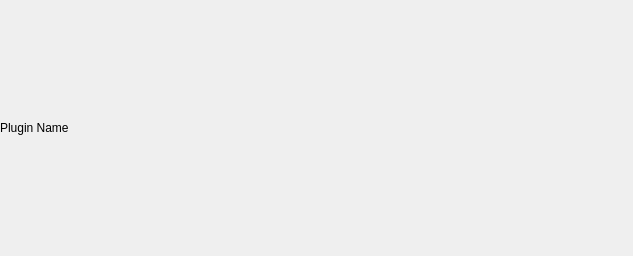
<?xml version="1.0" encoding="UTF-8"?>
<ui version="4.0">
 <class>Form</class>
 <widget class="QLabel" name="Form">
  <property name="geometry">
   <rect>
    <x>0</x>
    <y>0</y>
    <width>633</width>
    <height>256</height>
   </rect>
  </property>
  <property name="windowTitle">
   <string>Form</string>
  </property>
  <property name="text">
   <string>Plugin Name</string>
  </property>
 </widget>
 <resources/>
 <connections/>
</ui>
